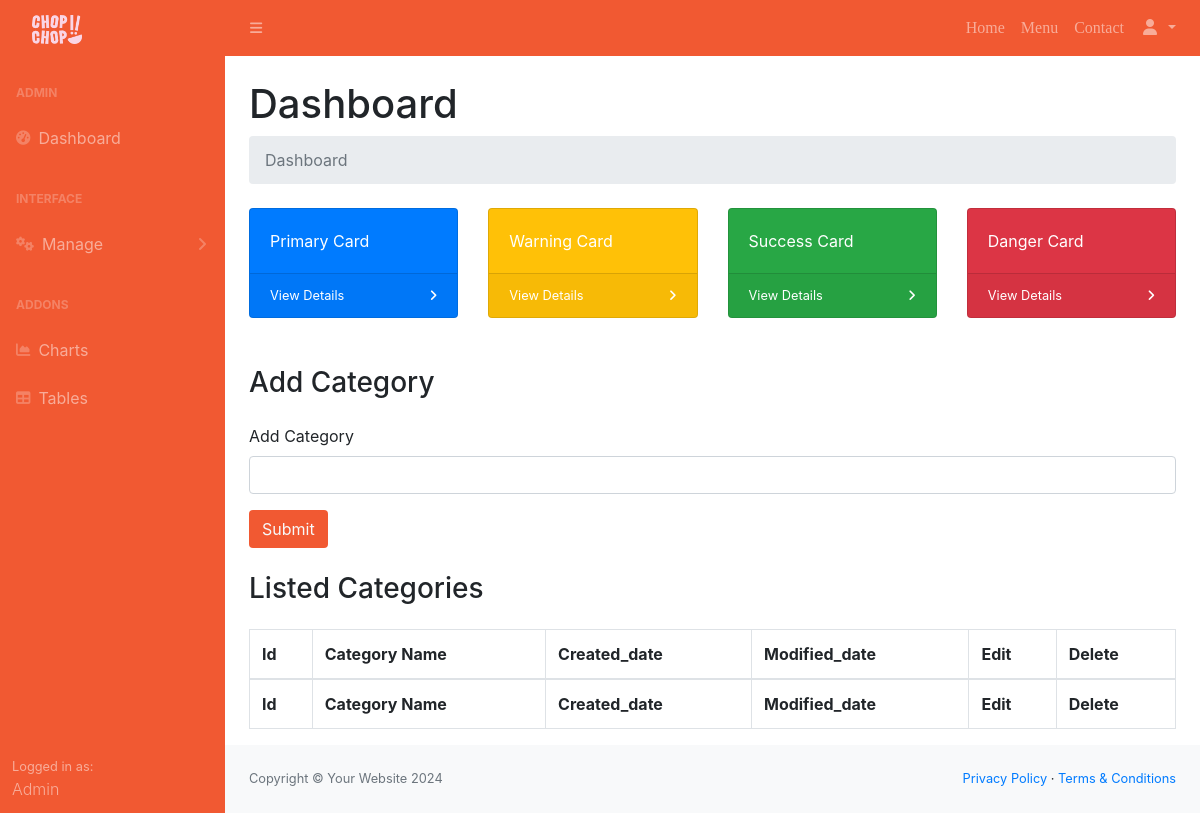
/admin/add_category_form.php, run on an earlier commit of the app's database.
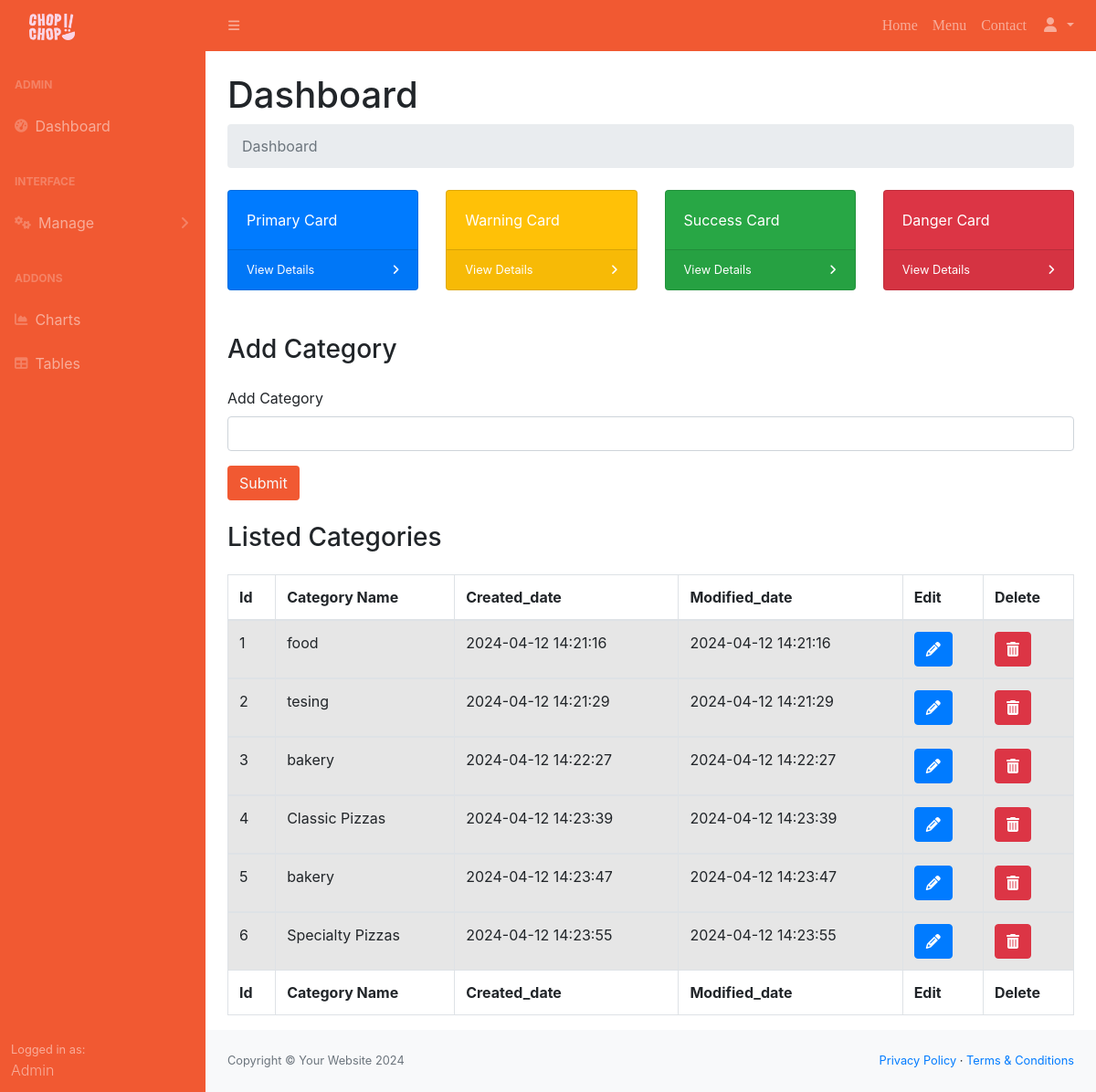
And on a later commit of the database.
### tables this page shows
CREATE TABLE `categories` (
  `id` int(11) NOT NULL,
  `name` varchar(255) NOT NULL,
  `created_date` datetime NOT NULL,
  `modified_date` datetime NOT NULL
);

### admin/load_category.php (called while the page is built)
<?php
include '../connect.php';
$sql = "SELECT * FROM categories";
$result = $conn->query($sql);
$categories = array();
if($result->num_rows > 0 )
{
    while($row = $result->fetch_assoc())
    {
        $categories[] = $row;
    }
}
 ?>

### admin/add_category_form.php (the view, shortened to what this page needs)
  <?php include './Header_Components/header.php'; ?>
  <?php include './Main_Components/main.php';?>
  <?php include './load_category.php';?>
<div class="container-fluid px-4">
        <h3 class="mt-4 mb-4">Add Category</h3>
        <form action="add_category.php" method="POST">
            <div class="form-group">
                <label for="name">Add Category</label>
                <input type="text" class="form-control" id="name" name="name" required>
            </div>
            <button type="submit" id="test"  class="btn text-light" style="background-color:#f15932;">Submit</button>
        </form>
</div>
    <div class="container-fluid px-4">
        <h3 class="mt-4 mb-4">Listed Categories</h3>
            <table id="example" class="table table-striped table-bordered" style="width:100%" cellspacing="0">
                <thead>
                    <tr>
                        <th>Id</th>
                        <th>Category Name</th>
                        <th>Created_date</th>
                        <th>Modified_date</th>
                        <th>Edit</th>
                        <th>Delete</th>
                    </tr>
                </thead>
                <?php $count = 1;?>
                <?php foreach ($categories as $index => $cats) : ?>
                <tbody>
                    <tr>
                        <td><?php echo $count?></td>
                        <td><?php echo $cats['name'] ;?></td>
                        <td><?php echo $cats['created_date']?></td>
                        <td><?php echo $cats['modified_date']?></td>
                        <td>
                        <a href="cat_edit.php?id=<?php echo $cats['id']?>" onclick="return false;">
                        <button class="btn btn-primary">
                        <i class="fa-solid fa-pencil"></i>
                        </button>
                        </a>
                        </td>
                        <td>
                        <a href="cat_delete.php?id=<?php echo $cats['id']?>">
                        <button class="btn btn-danger">
                        <i class="fa-solid fa-trash-can"></i>
                        </button>
                        </a>
                        </td>
                    </tr>
                </tbody>
                <?php  $count++;?>
                <?php endforeach;?>
                <tfoot>
                    <tr>
                        <th>Id</th>
                        <th>Category Name</th>
                        <th>Created_date</th>
                        <th>Modified_date</th>
                        <th>Edit</th>
                        <th>Delete</th>
                    </tr>
                </tfoot>
            </table>
    </div>
    <?php include './Main_Components/Category/category_toaster.php'; ?>
    <?php include './Footer_Components/footer.php'; ?>

What changed in the data, as far as the page shows it:
added categories: name "food", created_date "2024-04-12 14:21:16", modified_date "2024-04-12 14:21:16"
added categories: name "tesing", created_date "2024-04-12 14:21:29", modified_date "2024-04-12 14:21:29"
added categories: name "bakery", created_date "2024-04-12 14:22:27", modified_date "2024-04-12 14:22:27"
added categories: name "Classic Pizzas", created_date "2024-04-12 14:23:39", modified_date "2024-04-12 14:23:39"
added categories: name "bakery", created_date "2024-04-12 14:23:47", modified_date "2024-04-12 14:23:47"
added categories: name "Specialty Pizzas", created_date "2024-04-12 14:23:55", modified_date "2024-04-12 14:23:55"
